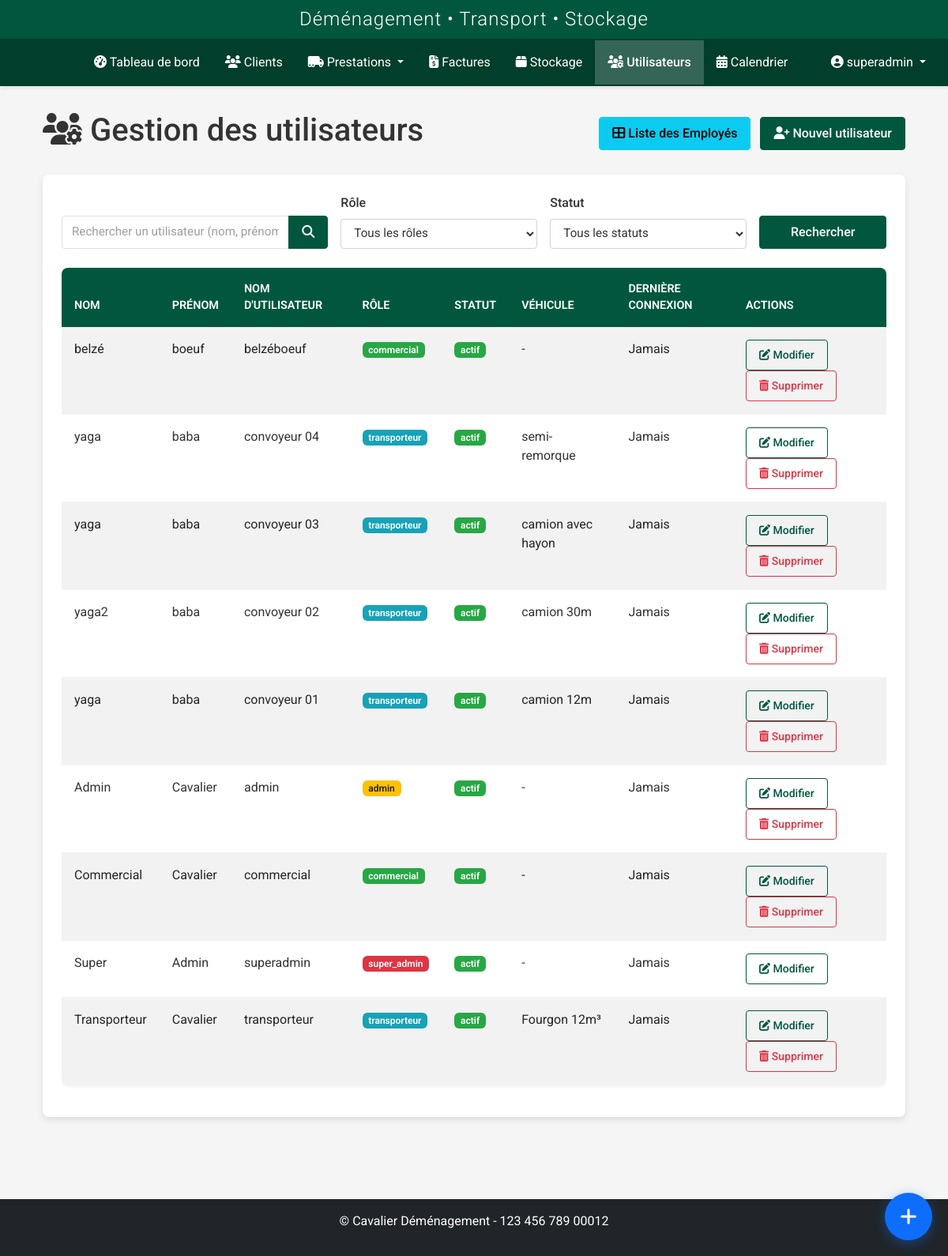
Screenshot of /utilisateurs/users (signed in) with the database file from the repository.
### models.py (models this page shows, shortened)
class User(UserMixin, db.Model):
    id = db.Column(db.Integer, primary_key=True)
    nom = db.Column(db.String(64), nullable=False)
    prenom = db.Column(db.String(64), nullable=False)
    username = db.Column(db.String(64), unique=True, nullable=False)
    email = db.Column(db.String(120), unique=True, nullable=True)
    password_hash = db.Column(db.String(256), nullable=False)
    role = db.Column(db.String(20), nullable=False, default='transporteur')
    statut = db.Column(db.String(20), nullable=False, default='actif')
    vehicule = db.Column(db.String(100), nullable=True)
    type_vehicule_id = db.Column(db.Integer, db.ForeignKey('type_vehicule.id'), nullable=True)
    permis_conduire = db.Column(db.String(50), nullable=True)
    notes = db.Column(db.Text, nullable=True)
    derniere_connexion = db.Column(db.DateTime, nullable=True)
    date_creation = db.Column(db.DateTime, nullable=False, default=datetime.utcnow)
    prestations = db.relationship('Prestation', secondary=prestation_transporteurs, back_populates='transporteurs')
    type_vehicule = db.relationship('TypeVehicule', backref='transporteurs')

### routes/user.py (the view, shortened to what this page needs)
@user_bp.route('/users')
@login_required
@role_required('admin', 'super_admin')
def index():
    form = SearchUserForm()
    role_choices = [
        ('', 'Tous les rôles'),
        ('transporteur', 'Transporteur'),
        ('commercial', 'Commercial'),
        ('admin', 'Admin'),
        ('super_admin', 'Super Admin')
    ]
    form.role.choices = role_choices
    statut_choices = [
        ('', 'Tous les statuts'),
        ('actif', 'Actif'),
        ('inactif', 'Inactif')
    ]
    form.statut.choices = statut_choices
    query = request.args.get('query', '')
    role = request.args.get('role', '')
    statut = request.args.get('statut', '')
    form.query.data = query
    if role:
        form.role.data = role
    if statut:
        form.statut.data = statut
    users_query = User.query
    if role:
        users_query = users_query.filter_by(role=role)
    if statut:
        users_query = users_query.filter_by(statut=statut)
    users = users_query.order_by(User.date_creation.desc()).all()
    role_counts = {
        'transporteur': sum(1 for u in users if u.role == 'transporteur'),
        'commercial': sum(1 for u in users if u.role == 'commercial'),
        'admin': sum(1 for u in users if u.role == 'admin'),
        'super_admin': sum(1 for u in users if u.role == 'super_admin')
    }
    return render_template(
        'users/index.html',
        title='Gestion des Utilisateurs',
        users=users,
        form=form,
        role_counts=role_counts
    )

### templates/users/index.html (shortened to what this page needs)
{% extends "base.html" %}
{% block content %}
<div class="container-fluid">
    <div class="d-flex justify-content-between align-items-center mb-4">
        <h1><i class="fas fa-users-cog"></i> Gestion des utilisateurs</h1>
        <div>
            <a href="{{ url_for('user.liste') }}" class="btn btn-info me-2">
                <i class="fas fa-th-large"></i> Liste des Employés
            </a>
            <a href="{{ url_for('user.add') }}" class="btn btn-primary">
                <i class="fas fa-user-plus"></i> Nouvel utilisateur
            </a>
        </div>
    </div>
    <div class="card">
        <div class="card-body">
            <form method="GET" action="{{ url_for('user.index') }}" class="row g-3 align-items-end mb-4">
                <div class="col-md-4">
                    <div class="input-group">
                        <input type="text" name="query" id="user-search" class="form-control" placeholder="Rechercher un utilisateur (nom, prénom, username)" value="{{ request.args.get('query', '') }}">
                        <button type="submit" class="btn btn-primary">
                            <i class="fas fa-search"></i>
                        </button>
                    </div>
                </div>
                <div class="col-md-3">
                    <label for="role" class="form-label">{{ form.role.label.text }}</label>
                    {{ form.role(class="form-control", id="role") }}
                </div>
                <div class="col-md-3">
                    <label for="statut" class="form-label">{{ form.statut.label.text }}</label>
                    {{ form.statut(class="form-control", id="statut") }}
                </div>
                <div class="col-md-2">
                    {{ form.submit(class="btn btn-primary w-100") }}
                </div>
            </form>
            <div class="table-responsive">
                <table class="table table-hover table-striped">
                    <thead>
                        <tr>
                            <th>Nom</th>
                            <th>Prénom</th>
                            <th>Nom d'utilisateur</th>
                            <th>Rôle</th>
                            <th>Statut</th>
                            <th>Véhicule</th>
                            <th>Dernière connexion</th>
                            <th>Actions</th>
                        </tr>
                    </thead>
                    <tbody>
                        {% if users %}
                            {% for user in users %}
                                <tr{% if user.statut == 'inactif' %} class="table-secondary"{% endif %}>
                                    <td>{{ user.nom }}</td>
                                    <td>{{ user.prenom }}</td>
                                    <td>{{ user.username }}</td>
                                    <td>
                                        <span class="badge badge-{{ user.role }}">
                                            {{ user.role }}
                                        </span>
                                    </td>
                                    <td>
                                        <span class="badge badge-{{ user.statut }}">
                                            {{ user.statut }}
                                        </span>
                                    </td>
                                    <td>{{ user.vehicule or '-' }}</td>
                                    <td>
                                        {% if user.derniere_connexion %}
                                            {{ user.derniere_connexion.strftime('%d/%m/%Y %H:%M') }}
                                        {% else %}
                                            Jamais
                                        {% endif %}
                                    </td>
                                    <td>
                                        {% if current_user.id != user.id and current_user.role == 'super_admin' %}
                                            <a href="{{ url_for('user.edit', id=user.id) }}" class="btn btn-sm btn-outline-primary">
                                                <i class="fas fa-edit"></i> Modifier
                                            </a>
                                        {% elif current_user.id != user.id and current_user.is_admin() and user.role != 'super_admin' %}
                                            <a href="{{ url_for('user.edit', id=user.id) }}" class="btn btn-sm btn-outline-primary">
                                                <i class="fas fa-edit"></i> Modifier
                                            </a>
                                        {% elif current_user.id == user.id %}
                                            <a href="{{ url_for('user.edit', id=user.id) }}" class="btn btn-sm btn-outline-primary">
                                                <i class="fas fa-edit"></i> Modifier
                                            </a>
                                        {% else %}
                                            -
                                        {% endif %}
                                        {% if current_user.role == 'super_admin' and current_user.id != user.id %}
                                            <a href="{{ url_for('user.delete', id=user.id) }}"
                                               class="btn btn-sm btn-outline-danger delete-user"
                                               data-user-name="{{ user.prenom }} {{ user.nom }}">
                                                <i class="fas fa-trash-alt"></i> Supprimer
                                            </a>
                                        {% endif %}
                                    </td>
                                </tr>
                            {% endfor %}
                        {% endif %}
                    </tbody>
                </table>
            </div>
        </div>
    </div>
</div>
{% endblock %}

### templates/base.html (shortened to what this page needs)
<!DOCTYPE html>
<html lang="fr">
<head>
    <link href="https://cdn.jsdelivr.net/npm/bootstrap@5.2.3/dist/css/bootstrap.min.css" rel="stylesheet">
    <link rel="stylesheet" href="https://cdnjs.cloudflare.com/ajax/libs/font-awesome/6.2.1/css/all.min.css">
    <link href="https://cdn.jsdelivr.net/npm/fullcalendar@5.11.3/main.min.css" rel="stylesheet">
    <link href="https://cdn.jsdelivr.net/npm/summernote@0.8.18/dist/summernote-lite.min.css" rel="stylesheet">
    <link rel="stylesheet" href="{{ url_for('static', filename='css/style.css') }}">
    <link rel="stylesheet" href="{{ url_for('static', filename='css/notification-flash.css') }}">
    <link rel="stylesheet" href="{{ url_for('static', filename='css/prestations.css') }}">
    <link rel="stylesheet" href="{{ url_for('static', filename='css/custom-calendar.css') }}">
    <link rel="stylesheet" href="{{ url_for('static', filename='css/navbar-logos.css') }}">
    <link rel="stylesheet" href="{{ url_for('static', filename='css/whatsapp-buttons.css') }}">
    <link rel="stylesheet" href="{{ url_for('static', filename='css/quick-access-bubble.css') }}">
</head>
<body {% if current_user.is_authenticated %}data-user-role="{{ current_user.role }}"{% endif %}>
    {% if current_user.is_authenticated %}
        <header>
            <div class="app-header">
                <h2>Déménagement • Transport • Stockage</h2>
            </div>
            <nav class="navbar navbar-dark navbar-expand-lg">
                <div class="container-fluid">
                    <a class="navbar-brand" href="{{ url_for('dashboard.index') }}">
                        <div class="logo-slideshow">
                        </div>
                    </a>
                    <div class="collapse navbar-collapse" id="navbarMain">
                        <ul class="navbar-nav me-auto mb-2 mb-lg-0">
                            <li class="nav-item">
                                <a class="nav-link {% if request.endpoint == 'dashboard.index' %}active{% endif %}" href="{{ url_for('dashboard.index') }}">
                                    <i class="fas fa-tachometer-alt"></i> Tableau de bord
                                </a>
                            </li>
                            <li class="nav-item">
                                <a class="nav-link {% if request.endpoint.startswith('client.') %}active{% endif %}" href="{{ url_for('client.index') }}">
                                    <i class="fas fa-users"></i> Clients
                                </a>
                            </li>
                            <li class="nav-item dropdown">
                                <a class="nav-link dropdown-toggle {% if request.endpoint.startswith('prestation.') %}active{% endif %}" href="#" id="prestationsDropdown" role="button" data-bs-toggle="dropdown" aria-expanded="false">
                                    <i class="fas fa-truck-moving"></i> Prestations
                                </a>
                            </li>
                            <li class="nav-item">
                                <a class="nav-link {% if request.endpoint.startswith('facture.') %}active{% endif %}" href="{{ url_for('facture.index') }}">
                                    <i class="fas fa-file-invoice-dollar"></i> Factures
                                </a>
                            </li>
                            <li class="nav-item">
                                <a class="nav-link {% if request.endpoint.startswith('stockage.') %}active{% endif %}" href="{{ url_for('stockage.index') }}">
                                    <i class="fas fa-box"></i> Stockage
                                </a>
                            </li>
                            {% if current_user.is_admin %}
                            <li class="nav-item">
                                <a class="nav-link {% if request.endpoint.startswith('user.') %}active{% endif %}" href="{{ url_for('user.index') }}">
                                    <i class="fas fa-users-cog"></i> Utilisateurs
                                </a>
                            </li>
                            {% endif %}
                            <li class="nav-item">
                                <a class="nav-link {% if request.endpoint.startswith('calendrier.') %}active{% endif %}" href="{{ url_for('calendrier.fullscreen') }}">
                                    <i class="fas fa-calendar-alt"></i> Calendrier
                                </a>
                            </li>
                        </ul>
                        <ul class="navbar-nav">
                            <li class="nav-item dropdown">
                                <a class="nav-link dropdown-toggle" href="#" id="userDropdown" role="button" data-bs-toggle="dropdown">
                                    <i class="fas fa-user-circle"></i> {{ current_user.username }}
                                </a>
                            </li>
                        </ul>
                    </div>
                </div>
            </nav>
        </header>
        <main class="main-content">
            <div class="container">
                {% block content %}{% endblock %}
            </div>
        </main>
        <footer class="mt-5 py-3 bg-dark text-white">
            <div class="container text-center">
                <p>&copy; {{ config.COMPANY_FULL_NAME }} - {{ config.COMPANY_SIRET }}</p>
            </div>
        </footer>
    {% else %}
        <main class="main-content">
            <div class="container">
                {% block auth_content %}{% endblock %}
            </div>
        </main>
    {% endif %}
</body>
</html>

### rows the page displays
User: username "superadmin", nom "Super", prenom "Admin", role "super_admin", statut "actif", vehicule "-", shows "Jamais"
User: nom "belzé", prenom "boeuf", username "belzéboeuf", role "commercial", statut "actif", vehicule "-", shows "Jamais"
User: nom "yaga", prenom "baba", username "convoyeur 04", role "transporteur", statut "actif", vehicule "semi-remorque", shows "Jamais"
User: nom "yaga", prenom "baba", username "convoyeur 03", role "transporteur", statut "actif", vehicule "camion avec hayon", shows "Jamais"
User: nom "yaga2", prenom "baba", username "convoyeur 02", role "transporteur", statut "actif", vehicule "camion 30m", shows "Jamais"
User: nom "yaga", prenom "baba", username "convoyeur 01", role "transporteur", statut "actif", vehicule "camion 12m", shows "Jamais"
User: nom "Admin", prenom "Cavalier", username "admin", role "admin", statut "actif", vehicule "-", shows "Jamais"
User: nom "Commercial", prenom "Cavalier", username "commercial", role "commercial", statut "actif", vehicule "-", shows "Jamais"
User: nom "Transporteur", prenom "Cavalier", username "transporteur", role "transporteur", statut "actif", vehicule "Fourgon 12m³", shows "Jamais"

### other values shown
{{ config.COMPANY_FULL_NAME }} "Cavalier Déménagement"
{{ config.COMPANY_SIRET }} "123 456 789 00012"
